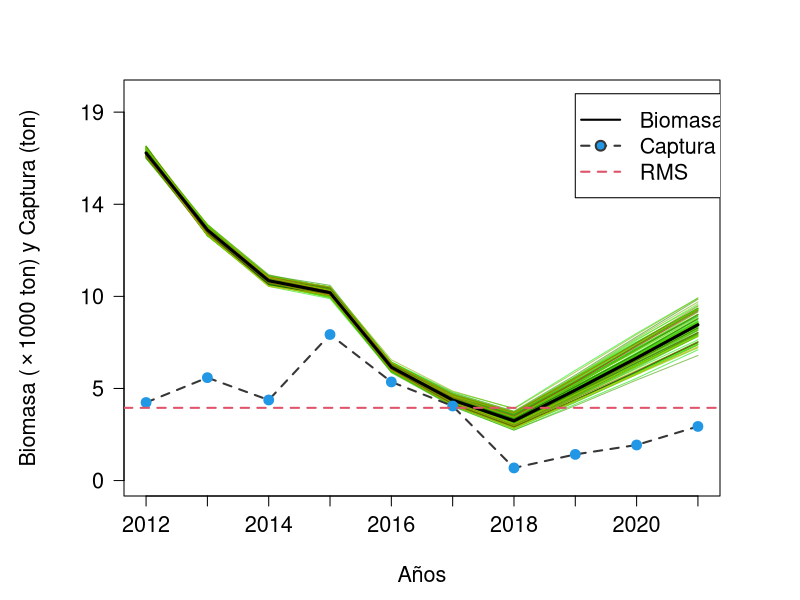
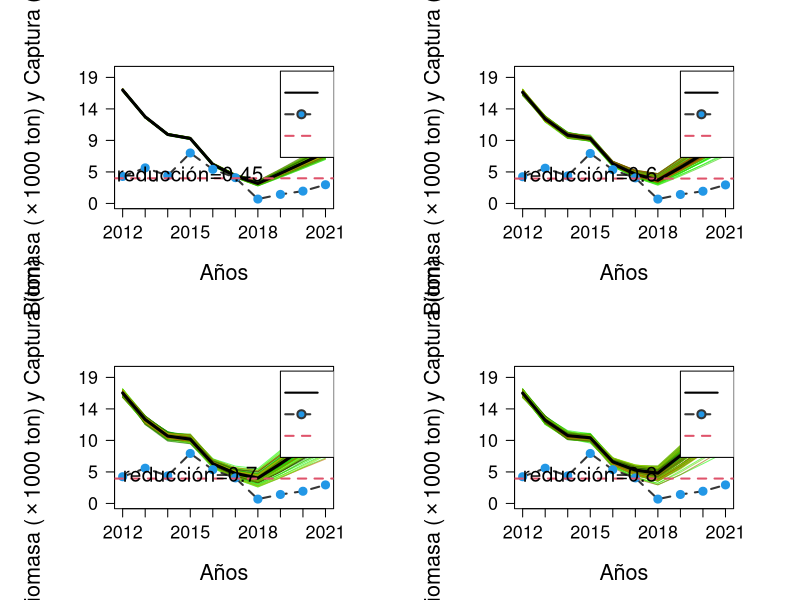
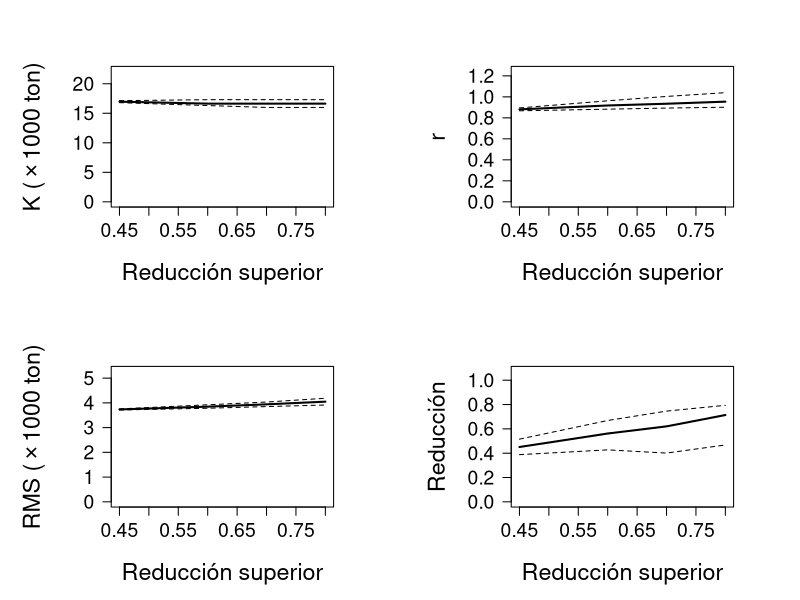
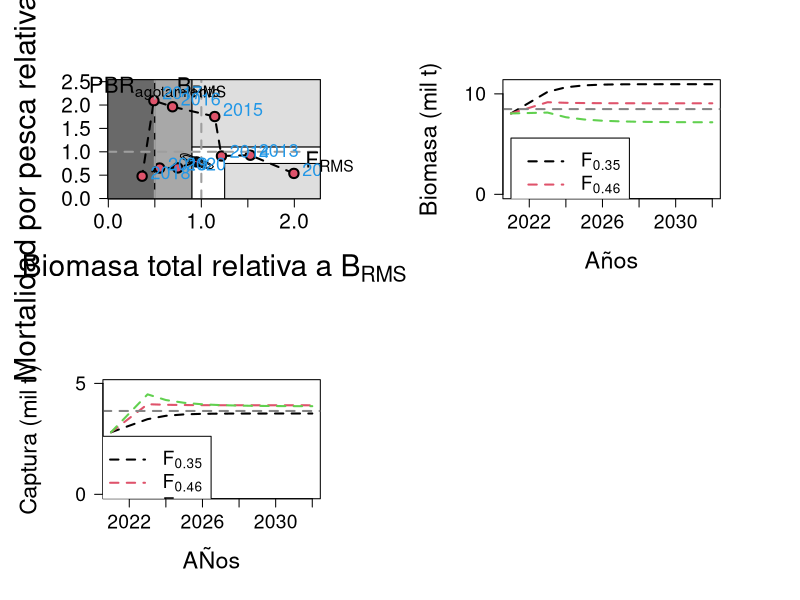

Recreate these plots in R, in order.
## ---- chunk 1

library(knitr) # para generar reporte Rmarkdown
library(stringr)
library(reshape) 
library(dplyr) 
library(ggplot2)
library(ggthemes) # para ggplot
library(patchwork) # para unir gráficos de ggplot
library(strucchange) # libreria utilizada para análisis de quiebres

getwd()

##################################################################################################
# model
##################################################################################################
BDM=function(K,dep,b,C,r){  ### biomass dynamics model
 B=err.B=rep(NA,length(C))   
 B[1]=b*K;b1=B[1]
 for(i in 2:length(B)){
  B[i]=max(min(B[i-1]+r*B[i-1]*(1-B[i-1]/K)-C[i-1],K),0)
#  err.B[i]=ifelse(!is.na(U[i-1]&U[i]) & B[i]>0,(B[i-1]/B[i]-U[i-1]/U[i]^2,NA)
 }
 if(all(B>C) & all(B<=K)){
  abs(B[length(B)]-dep*K)
# if(any(U>0)){((B[length(B)]-dep*K)/K)^2 +sum(err.B,na.rm=T)} else ((B[length(B)]-dep*K)/K)^2
 } else {10^5}
}

## ---- chunk 2
##################################################################################################
# simulation 
##################################################################################################
sim1=function(k25=k25,k75=k75,r25=r25,r75=r75,yr=yr,C=C,nsim=nsim,msy=NULL){ 
 Bend.keep=K.keep=r.keep=dep.keep=d.keep=vector()
 nyr=length(yr)
 B=F2Fmsy=B2Bmsy=matrix(NA,nyr,nsim) 
 K=r=vector()
 plot(0,0,type="n",xlim=c(min(yr),max(yr)),ylim=c(-1,round(k75,0)*1.15),
 xlab="", ylab="",yaxt="n",xaxt="n")
 for(j in 1:nsim){ 
   K[1]=runif(1,k25,k75)
   r[1]=runif(1,r25,r75)  
   B[1,j]=K[1]
   for(i in 2:(nyr)){ 
     r[i]=runif(1,r25,r75) 
     K[i]=runif(1,k25,k75) 
     B[i,j]=B[i-1,j]+r[i]*B[i-1,j]*(1-B[i-1,j]/K[i])-C[i-1]
     F2Fmsy[i,j]=(C[i]/B[i,j])/(r[i]/2)
     B2Bmsy[i,j]=B[i,j]/(K[i]/2) 
   }
   cols<-rgb(runif(1,0,j)/nsim,(nsim-runif(1,0,j))/nsim,(1)/(nsim+100),
   alpha=0.6)
   lines(yr,B[,j],col=cols) 
   K.keep[j]=mean(K)
   r.keep[j]=mean(r)
   F2Fmsy[,j]=(C/B[,j])/(mean(r)/2)
   B2Bmsy[,j]=B[,j]/(mean(K)/2)   
 }
 Bend.keep=B[nyr,] 
 d.keep=B[nyr,]/mean(K)   
 lines(yr,apply(B,1,median),lty=1,lwd=3)
 lines(yr,C,lwd=2,col="#363636",lty=2)
 points(yr,C,pch=21,col=4,bg=4,cex=1.3)
 y1<-seq(0,round(k75,0)*1.1,le=5);x1<-seq(1,length(yr),by=1)
 axis(1,at=yr[x1],labels=yr[x1],las=1)
 axis(2,at=y1,labels=format(round(y1/1000,0),3),las=2)
 legend(yr[nyr-2],max(y1)*1.05,c("Biomasa","Captura","RMS"),lty=c(1,2,2),
 col=c(1,"#363636",2),pch=c(NA,21,NA),lwd=c(2,2,2),pt.bg=c(NA,4,NA),cex=1.3)
 BC<-expression(paste('Biomasa ('%*%'1000 ton) y Captura (ton)',sep="")) 
 mtext(BC,side=2,line=4.0,cex=1.3)
 mtext("Años",side=1,line=3.5,cex=1.3)
 if(is.null(msy)){} else {abline(h=msy,lty=2,col=2,lwd=2)}
 msy=K.keep*r.keep/4
 return(list(K.keep,r.keep,msy,Bend.keep,d.keep,B,r,F2Fmsy,B2Bmsy))   
}


## ---- chunk 3

#
#####################################################################
# input catch data and r range for sautral XI stock 
C=c(4033,5318,4163,7547,5097,3853,653,1352,1839,2797)
yr=seq(2012,2021)
r.lci=0.85;r.uci=1.2
# search through K grids, with specific range for K1 follow 
N1=100
K1=exp(seq(log(max(C)),log(max(C)*50),l=N1))
# genera los valores de la deplecion
dep=round(seq(0.1,0.8,0.05),2);nd=length(dep)
r1=obj1=matrix(0,N1,nd)  #matriz que almacena los output de las funciones
b=1#Si (C[1]/max(C)<0.5, (0.5+0.9)/2 (0.3+0.6)/2);b=0.5
# ciclo
for(j in 1:nd){
  for(i in 1:N1){
    out=optimize(BDM,K=K1[i],b=b,C=C,dep=dep[j],
    interval=c(r.lci-.05,r.uci+.05))
    r1[i,j]=out$min
    obj1[i,j]=out$obj
  }
}


#
#vLinf=58.95;vk=0.28;Tmax=10;Tmat=NA;T=17
#M=vector()
#M[1]=exp(1.44-0.982*log(Tmax))
#M[2]=1.65/Tmat
#M[3]=exp(1.2-0.17*log(vLinf)+log(vk))
#M[4]=1.82*vk
#M[5]=exp(-0.0152-0.279*log(vLinf)+0.6543*log(vk)+0.463*log(T))
#w=0.87 #para teleost y w=0.41 para chondrithys
#r.mean=2*mean(M,na.rm=T)*w
#r.sd=sd(M,na.rm=T)
#r.backup=r
#r[r > r.mean+2*r.sd | r < r.mean-2*r.sd]=NA

############################# 
r1.backup=r1  ;# r1=r1.backup
r1[obj1 > K1*0.01]=NA
r1[r1 > r.uci | r1 < r.lci]=NA      
#############################
kr=as.data.frame(cbind(K1,r1))  
colnames(kr)=c('k',dep) 
all=cbind(K1,stack(kr[,2:nd+1]))#antes nd+1
colnames(all)=c("k","r","ind")
all$d=as.numeric(as.character(all$ind))
all=all[,c(1,2,4)]
all=all[!is.na(all[,2]),] 
all$msy=all[,1]*all[,2]/4 
# estimate reference points
#cutoff=ifelse(tail(C,1)/max(C)<=0.5,0.5,0.8)
all2=all[!is.na(all$r) & all$d <= 0.5,]#cutoff,assume upper depeltion=0.4
quan1=apply(all2,2,quantile)
k25=quan1[,1][2];k75=quan1[,1][4]
r25=quan1[,2][2];r75=quan1[,2][4]
msy.media=quan1[,4][3]
all3=all2[all2$k>k25 & all2$k<k75 & all2$r>r25 & all2$r<r75,]
para=list(k25=k25,k75=k75,r25=r25,r75=r75)


## ---- chunk 4

##################################################################################################
nsim=100
#GRAFICA LA BIOMASA
#name1<-paste(getwd(),"/Figuras/Fig1_Zhou2013_biomasa.png",sep="")
#png(file=name1,width=900,height=800)
#png(file=name1,width=800,height=600)
#png(filename ="bioma_shijie.png",width=600,height=500)
par(mar=c(5.2,6.2,4,4),cex.axis=1.3,cex.lab=1.3)
out1=sim1(k25=k25,k75=k75,r25=r25,r75=r75,C=C,yr=yr,nsim=nsim,msy=msy.media)
#dev.off()

## ---- chunk 5
##################################################################################################
#EXTRAE DATOS DE INTERES PARA LA INCERTIDUMBRE
##################################################################################################
F2Fmsy=as.data.frame(out1[8]);B2Bmsy=as.data.frame(out1[9])
quant=function(x)quantile(x,c(0.2,0.8))
dat.out=data.frame(year=yr,B2Bmsy.med=apply(B2Bmsy,1,median),
quan1.B=apply(B2Bmsy,1,quant)[1,],quan3.B=apply(B2Bmsy,1,quant)[2,],
F2Fmsy.med=apply(F2Fmsy,1,median),quan1.F=apply(F2Fmsy,1,quant)[1,],
quan3.F=apply(F2Fmsy,1,quant)[2,])
BF2msy.end=data.frame(t(rbind(B2Bmsy[length(yr),],F2Fmsy[length(yr),])))
colnames(BF2msy.end)=c("B2Bmsy","F2Fmsy")
#
out1.backup=out1 #out1=out1.backup
sp=out1[1:5]
sp=as.data.frame(sp)   # summary(sp)
colnames(sp)=c("k","r","msy","Bend","Depletion")
BendD=apply(sp,2,quantile)
#FINAL RESULT
tabla<-cbind(quan1[,c(1,2,4)],BendD[,4:5])

#library(rJava)                                         ## PROBLEMAS CON ESTO
#library(xlsx)
write.csv2(tabla,"tabla1.csv",row.names=FALSE) 

print(tabla)
Bioma<-apply(out1.backup[[6]],1,quantile)
#note: Bmsy = k/2, Blim = k/4 
B.sim=data.frame(out1[6])
BF=t(apply(B.sim,1,quantile))
BF=cbind(BF,C/BF)
BRP=c(quan1[3,1]/2,quan1[3,2]/2)
fs=data.frame(cbind(BF[,c(8,3)],yr)) # F y Biomasa media
#GRAFICA BIOMASA V/S CPUE
#plot(yr,BF[,3],type="b",ylab="Biomasa and CPUE")
#par(new=T)
#plot(yr,U,type="b",col=2,axes=F,xlab="",ylab="")
#
## ---- chunk 6
#######################################################
#  sensitivity to assumed upper depletion (if needed) #
#######################################################
med.out=low.out=up.out=matrix(NA,nrow=4,ncol=6)
d.l=c(0.45,0.6,0.7,0.8)  # assumed upper depletion levels
#name2<-paste(getwd(),"/Figuras/Fig2_Zhou2013_depletion.png",sep="")
#png(file=name2,width=1400,height=1400)
layout(matrix(1:4,ncol=2,byrow=T),widths=c(1,1),heights=c(1,1))
for(i in 1:4){ 
  all2=all[!is.na(all$r) & all$d <= d.l[i],]    
  quan1=apply(all2,2,quantile)
  k25=quan1[,1][2];k75=quan1[,1][4]
  r25=quan1[,2][2];r75=quan1[,2][4]
  msy.median=quan1[,4][3]
  nsim=100
  par(mar=c(5.5,6.9,4,4),cex.axis=1.3)
  out1=sim1(k25=k25,k75=k75,r25=r25,r75=r75,C=C,yr=yr,nsim=nsim,msy=msy.media)
  tex=paste("reducción=",d.l[i],sep="")
  text(2015,round(para$k25,0)*0.26,tex,cex=1.5,xpd=T)
  sp=out1[1:5]
  sp=as.data.frame(sp)   # summary(sp)
  colnames(sp)= c('k','r','msy','Bend','D')
  BendD=apply(sp,2,quantile)
  med.out[i,]=(c(quan1[3,],BendD[3,4:5]))
  low.out[i,]=(c(quan1[2,],BendD[1,4:5]))
  up.out[i,]=(c(quan1[4,],BendD[5,4:5]))
}
#dev.off()
#
## ---- chunk 7
med.out[,3]=t(d.l)
low.out[,3]=t(d.l)
up.out[,3]=t(d.l)
colnames(med.out)=c("k","r","d.upper","msy","Bend","D")
colnames(low.out)=c("k","r","d.upper","msy","Bend","D")
colnames(up.out)=c("k","r","d.upper","msy","Bend","D")
kable(med.out)
kable(low.out)
kable(up.out)

## ---- chunk 8

##################################################################################################
# parameters as a function of assumed upper depletion level
##################################################################################################
#name3<-paste(getwd(),"/Figuras/Fig3_Zhou2013_sensitivity.png",sep="")
#png(file=name3,width=900,height=1000)
layout(matrix(1:4,ncol=2,byrow=T),widths=c(1,1),heights=c(1,1))
par(mar=c(5.6,6.7,4,4),cex.axis=1.4) 

plot(med.out[,3],med.out[,1]/1000,ylim=c(0,max(med.out[,1]/1000*1.3)),type='l',lwd=2,xlab='',ylab='',las=1)
lines(low.out[,3],low.out[,1]/1000,lty=2);lines(up.out[,3],up.out[,1]/1000,lty=2)
mtext(expression(paste('K ('%*%'1000 ton)')),side=2,line=3.8,cex=1.4)
mtext("Reducción superior",side=1,line=3.6,cex=1.4)

plot(med.out[,3],med.out[,2],ylim=c(0,max(med.out[,2]*1.3)),type='l',lwd=2,xlab='',ylab='',las=1)
mtext('r',side=2,line=3.8,cex=1.4)
mtext("Reducción superior",side=1,line=3.6,cex=1.4)
lines(low.out[,3],low.out[,2],lty=2);lines(up.out[,3],up.out[,2],lty=2)

plot(med.out[,3],med.out[,4]/1000,ylim=c(0,max(med.out[,4]/1000*1.3)),type='l',lwd=2,xlab='',ylab='',las=1)
lines(low.out[,3],low.out[,4]/1000,lty=2);lines(up.out[,3],up.out[,4]/1000,lty=2)
mtext(expression(paste('RMS ('%*%'1000 ton)')),side=2,line=3.8,cex=1.4)
mtext("Reducción superior",side=1,line=3.6,cex=1.4)

plot(med.out[,3],med.out[,6],ylim=c(0,max(med.out[,6]*1.5)),type='l',lwd=2,xlab='',ylab='',las=1)
lines(low.out[,3],low.out[,6],lty=2);lines(up.out[,3],up.out[,6],lty=2)
mtext("Reducción",side=2,line=3.8,cex=1.4)
mtext("Reducción superior",side=1,line=3.6,cex=1.4)

#dev.off()


## ---- chunk 9
##################################################################################################
# GRAFICA DIAGRAMA DE FASE
##################################################################################################
library(MASS)
mc.dat<-BF2msy.end
Bmrs=tabla[3,1]/2 #BMRS
Fmrs=tabla[3,2]/2 #FMRS
Fest=C/Bioma[3,] #F anual
Y1<-Fest/Fmrs;X1<-Bioma[3,]/Bmrs
#h=rep(0.13,4)
z<-kde2d(mc.dat[,1],mc.dat[,2],n=100,
lims=c(range(c(0,max(X1))),range(c(0,max(Y1)*1.7))))
est<-z$z/max(z$z);z$z<-est
#Bmrs=43590;Fmrs=0.3515;Fest=C/Bioma[3,]
#Y1<-Fest/Fmrs;X1<-Bioma[2,]/Bmrs
#
soli<-cbind(yr,Bioma[3,],Fest,X1,Y1)
colnames(soli)<-c("year","BD","Fest","Brel","Frel")

kable(soli)
#library(rJava)                                         ## PROBLEMAS CON ESTO
#library(xlsx)
write.csv2(soli,"tabla2.csv",row.names=FALSE) 
#DEFINE LAS AREAS DE LOS POLIGONOS
cols<-c("#696969","#A8A8A8","#DEDEDE")
ini<-c(-0.09);xmax<-max(X1)*1.35;ymax<-max(Y1)*1.22;xmin<-(0.08)
pol1<-matrix(c(0.9,ini,0.9,1.1,xmax,1.1,xmax,0.75,1.25,0.75,1.25,ini),
ncol=2,byrow=T)
pol2<-matrix(c(1.25,ini,1.25,0.75,xmax,0.75,xmax,ini),ncol=2,byrow=T)
pol3<-matrix(c(xmax,1.1,xmax,ymax,0.9,ymax,0.9,1.1),ncol=2,byrow=T)
pol4<-matrix(c(0.5,ini,0.9,ini,0.9,ymax,0.5,ymax),ncol=2,byrow=T)
pol5<-matrix(c(-0.07,ini,0.5,ini,0.5,ymax,-0.07,ymax),ncol=2,byrow=T)

#name4<-paste(getwd(),"/Figuras/Fig4_Zhou2013_fase.png",sep="")
#png(file=name4,width=1200,height=1000)
par(mar=c(6.1,6.5,4.8,4.8),cex.axis=1.5,cex.lab=1.5)
plot(X1,Y1,col=0,xlab="",ylab="",yaxt="n",xlim=c(xmin,max(X1)*1.1),
ylim=c(0.09,max(Y1)*1.17))
axis(2,las=1)
polygon(pol5,col=cols[1],border=1);polygon(pol4,col=cols[2],border=1)
polygon(pol3,col=cols[3],border=1);polygon(pol2,col=cols[3],border=1)
polygon(pol1,col="white",border="black")
#points(mc.dat[,1],mc.dat[,2],pch=21,bg="#B5B5B5",cex=0.9,col=1)
lines(X1,Y1,lty=2,col=1,lwd=2)
lines(X1,Y1,type="p",bg=2,pch=21,cex=1.5,lwd=2)
abline(v=1,lty=2,col=8,lwd=2);abline(h=1,lty=2,col=8,lwd=2)
abline(v=0.5,lty=2,col=8,lwd=2)
contour(z,drawlabels=FALSE,levels=c(0.1,0.25,0.5,0.75),add=TRUE)
text(0.5,max(Y1)*1.29,expression(PBR[paste("agotamiento")]),cex=1.6,
pos=1,xpd=T)
text(1,max(Y1)*1.29,expression(B[paste("RMS")]),cex=1.6,pos=1,xpd=T)
text(max(X1)*1.19,1.11,expression(F[paste("RMS")]),cex=1.6,pos=1,xpd=T)
mtext(expression(paste("Biomasa total relativa a ",B[paste("RMS")],sep="")),
side=1,line=4.2,cex=1.8)
mtext(expression(paste("Mortalidad por pesca relativa a ",F[paste("RMS")],
sep="")),side=2,line=3.8,cex=1.8)
#a2<-which(yr%in%seq(2015,1994,by=-2)==TRUE)
a2<-c(1,2,3,4,5,6,7,8,9)
text(X1[a2],Y1[a2]*1.06,yr[a2],cex=1.3,pos=4,col=4)
#text(1.10,0.83,"Plena Explotación",cex=1.6,pos=4,col=1,lwd=2)
#text(1.56,0.31,"Sub Explotación",cex=1.6,pos=4,col=1,lwd=2)
#text(1.33,1.51,"Sobrepesca",cex=1.6,pos=4,col=1,lwd=2)
#text(0.58,0.67,"Sobre",cex=1.6,pos=4,col=1,lwd=2)
#text(0.52,0.51,"Explotación",cex=1.6,pos=4,col=1,lwd=2)
#text(0.68,1.18,"Sobre-explotación y Sobrepesca",cex=1.6,pos=4,lwd=2,srt=90)
#text(0.23,1.18,"Colapso y/o Agotamiento",cex=1.6,pos=4,lwd=2,srt=90)
box()
#dev.off()


## ---- chunk 10

##################################################################################################
#CALCULO DE LA CBA 2020 PARA SARDINA AUSTRAL XI
##################################################################################################
mata<-out1.backup[1:5];mm<-length(mata);mato<-vector()
for(p in 1:mm){mato<-cbind(mato,mata[[p]])}
mate<-as.data.frame(mato)
colnames(mate)<-c("k","r","msy","Bend","Depletion")
yy<-length(yr);prob=c(0.75,1.00,1.25)
ss<-dim(sp);yrs_pro<-seq(yr[yy],yr[yy]+11,by=1);yyp<-length(yrs_pro)
BT=CT=array(NA,c(length(prob),ss[1],length(yrs_pro)))
BT[,,1]<-Bioma[3,yy];CT[,,1]<-C[yy]
Fi=Fmrs*prob
for(y in 1:length(Fi)){
 for(n in 1:ss[1]){
  ki=sp$k[n];ri=sp$r[n]
  for(m in 1:(yyp-1)){
   if(m==1){CT[y,,1]=C[yy]} else {CT[y,n,m]=BT[y,n,m]*Fi[y]}
   BT[y,n,m+1]=BT[y,n,m]+ri*BT[y,n,m]*(1-BT[y,n,m]/ki)-CT[y,n,m]
   if(m==(yyp-1)){CT[y,n,m+1]=BT[y,n,m+1]*Fi[y]}
  }
 }
}


## ---- chunk 11

##################################################################################################
# GRAFICA LA CBA 2020 PARA sardina austral
##################################################################################################
FF<-formatC(Fi,format="f",digits=2)
BB<-expression(paste("Biomasa (mil t)",sep=""))
Binf<-tabla[2,1]/2;Bsup<-tabla[4,1]/2
rng1<-range(BT[,,],na.rm=T)
ax2<-seq(0,rng1[2]*1.15,by=10000);cols<-"#858585";y1<-length(yrs_pro)

#name5<-paste(getwd(),"/Figuras/Fig5_Zhou2013_Proyeccion_B.png",sep="")
#png(file=name5,width=900,height=800)
#x11(width=8,height=7)
par(mar=c(6.1,6.2,4.8,4.8),cex.axis=1.4,cex.lab=1.4)
plot(yrs_pro[-2],seq(0,rng1[2]*1.15,le=(y1-1)),col=0,type="l",xlab="",ylab="",yaxt="n",ylim=c(0,rng1[2]*0.98))
for(x in 1:length(Fi)){
 lines(yrs_pro[-2],apply(BT[x,,],2,quantile)[3,-2],col=x,lty=2,lwd=2)
}
abline(h=Bmrs,lty=2,lwd=2,col=cols)
axis(2,at=ax2,labels=ax2/1000,las=1,cex=1.4)
mtext(BB,side=2,line=3.5,cex=1.4)
mtext("Años",side=1,line=3.4,cex=1.4)
legend(2021,rng1[2]*0.5,c(expression(F[paste("0.35")]),expression(F[paste("0.46")]),
expression(F[paste("0.58")])),lty=c(2,2,2,2,2),lwd=c(2,2,2,2,2),cex=1.4,
col=c(1,2,3))
#dev.off()

## ---- chunk 12

##################################################################################################
# GRAFICA LA CAPTURA
##################################################################################################
CC<-expression(paste("Captura (mil t )",sep=""))
MRS=tabla[3,3]
rng2<-range(CT[,,],na.rm=T)
ax3<-seq(0,rng2[2]*1.15,by=5000)

#name6<-paste(getwd(),"/Figuras/Fig6_Zhou2013_capturas.png",sep="")
#png(file=name6,width=900,height=800)

#x11(width=8,height=7)
par(mar=c(6.1,6.2,4.8,4.8),cex.axis=1.4,cex.lab=1.4)
plot(yrs_pro[-2],seq(0,rng2[2]*1.15,le=11),col=0,type="l",xlab="",ylab="",yaxt="n",ylim=c(0,rng2[2]*0.95))
for(x in 1:length(Fi)){
 lines(yrs_pro[-2],apply(CT[x,,],2,quantile)[3,-2],col=x,lty=2,lwd=2)
}
abline(h=MRS,lty=2,lwd=2,col=cols)
axis(2,at=ax3,labels=sprintf("%0.0f",ax3/1000),las=1,cex=1.4)
mtext(CC,side=2,line=3.5,cex=1.4)
mtext("AÑos",side=1,line=3.4,cex=1.4)
legend(2020,rng2[2]*0.5,c(expression(F[paste("0.35")]),expression(F[paste("0.46")]),
expression(F[paste("0.58")])),lty=c(2,2,2,2,2),lwd=c(2,2,2,2,2),cex=1.4,
col=c(1,2,3))
#dev.off()


## ---- chunk 13
##################################################################################################
# TABLA DE RESULTADOS
##################################################################################################
ct<-matrix(NA,length(Fi),5)
for(i in 1:length(Fi)){
 ct[i,]<-as.numeric(quantile(CT[i,,2],probs=c(.1,.2,.3,.4,.5)))  # CT[i,,2] (el 2 representa 1 año de proyección, 1 es el año actual)
}
colnames(ct)<-c("10%","20%","30%","40%","50%")
rownames(ct)<-formatC(Fi,format="f",digits=2)
cat("\n")
print(ct)

## ---- chunk 14

##################################################################################################
# RANGO CBA PARA PBR Al MRS (2) y EL 2021(2)
##################################################################################################
rango<-quantile(CT[2,,2],prob=c(0.025,0.25,0.50,0.75,0.975))

kable(rango)

#
#FIN
